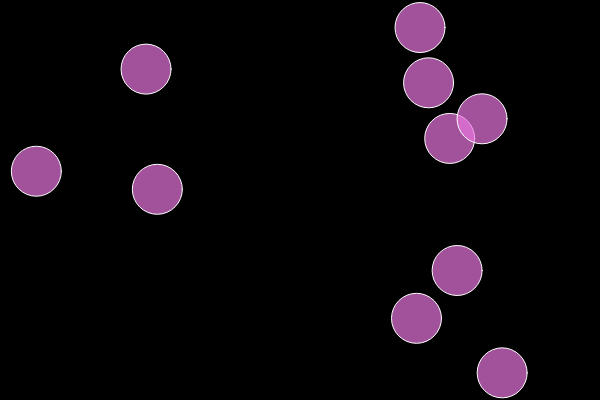
Frame 1 (no input)
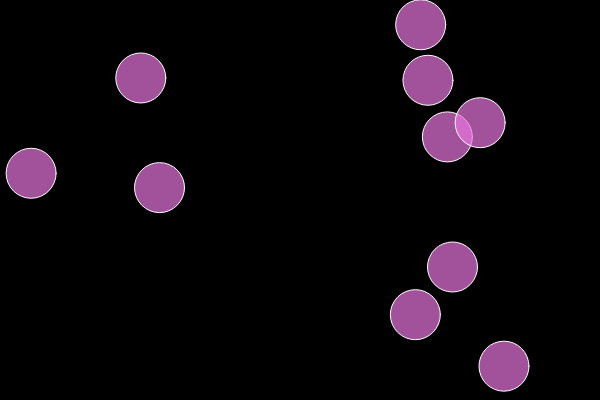
Frame 60 (no input)
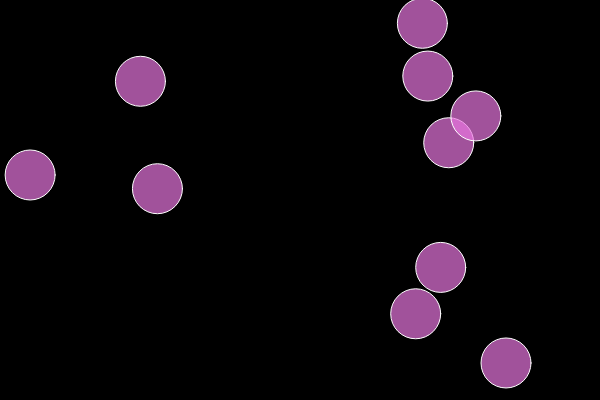
Frame 120 (the mouse pressed at the canvas centre since frame 60)

The p5.js sketch that drew these frames (run headless with seeded random() and noise() and a simulated clock; from frame 60 on, the mouse is pressed at the canvas centre):

// p5.js sketch
// ── sketch.js
var allMyBubbles = [];
var numOfBubbles = prompt("How many blood cells do you want to see?");
var sizeOfBubbles = 50; 

function setup(){
    createCanvas(600,400);
    for(var i = 0; i < 10; i++){
    allMyBubbles[i] = new Bubble(random(0,600),random(0,400));
    }
}

function draw(){
    background(0);
    for(var i = 0; i < allMyBubbles.length; i++){
    allMyBubbles[i].display();
    allMyBubbles[i].move(); 
    }
}

function Bubble(x,y){
    this.x = x;
    this.y = y; 
    fill(234,119,225,176);
    this.display = function(){
        stroke(255)
        ellipse(this.x, this.y, sizeOfBubbles, sizeOfBubbles);
    }
    this.move = function(){
        this.x = this.x + random(-1,1);
        this.y = this.y + random(-1,1)
    }
} 
